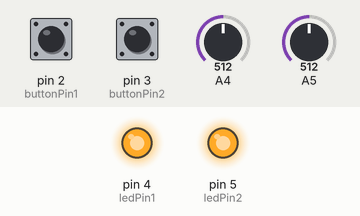
Simulated run of this sketch. Board: Arduino Uno, built with avr-gcc and run on an emulated ATmega328P. Shown: output pins drawn as LEDs (lit = HIGH). The inputs (shaded band) are chosen by the test bench; at power-on: A4 = 512, A5 = 512, pin 2 (buttonPin1) HIGH, pin 3 (buttonPin2) HIGH. What the sketch prints to the serial monitor is not drawn.

Above: at 1.2 s.
1.3 s: A4 set to 104
4.3 s: A4 set to 90
5.8 s: A5 set to 106
8.8 s: A5 set to 92
Timing chart, 0 to 11.3 s (numbered marks = the images above; inputs shaded):
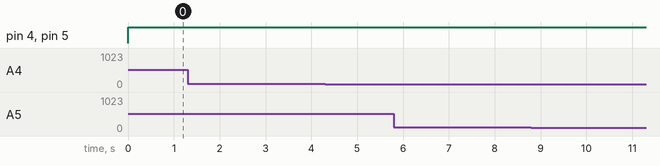

The sketch:

example.ino
```cpp
// Define pins for buttons and LED
const int buttonPin1 = 2;
const int buttonPin2 = 3;
const int ledPin1 = 4;
const int ledPin2 = 5;

// Define variables for storing force sensor values and button state
int forceSensor1Value = 0;
int forceSensor2Value = 0;
int buttonState1 = 0;
int buttonState2 = 0;
void setup() {
  // Set button and LED pins as inputs and outputs
  pinMode(buttonPin1, INPUT);
  pinMode(buttonPin2, INPUT);
  pinMode(ledPin1, OUTPUT);
  pinMode(ledPin2, OUTPUT);

  // Set baud rate for communication with Unity
  Serial.begin(9600);
}

void loop() {
 digitalWrite(ledPin1 , HIGH) ;
 digitalWrite(ledPin2, HIGH);
  // Read button states
  // read the state of the pushbutton value:
  digitalWrite(buttonPin1, HIGH);
  buttonState1 = digitalRead(buttonPin1);

  // check if the pushbutton is pressed.
  // if it is, the buttonState is HIGH:
  if (buttonState1 == LOW) {
    // turn LED on:
    digitalWrite(buttonPin1, HIGH);
  }
  else {
    // turn LED off:
    digitalWrite(buttonPin1, LOW);
  }

  // Read button states
  // read the state of the pushbutton value:
  digitalWrite(buttonPin2, HIGH);
  buttonState2 = digitalRead(buttonPin2);

  // check if the pushbutton is pressed.
  // if it is, the buttonState is HIGH:
  if (buttonState2 == LOW) {
    // turn LED on:
    digitalWrite(buttonPin2, HIGH);
  }
  else {
    // turn LED off:
    digitalWrite(buttonPin2, LOW);
  }
  // Read force sensor values
  forceSensor1Value = analogRead(A5);
  forceSensor2Value = analogRead(A4);


   // Send button and force sensor data to Unity
  Serial.print(buttonState1);
  Serial.print(",");
  Serial.print(buttonState2);
  Serial.print(",");
  Serial.print(forceSensor1Value);
  Serial.print(",");
  Serial.print(forceSensor2Value);
  Serial.println(); // Print a newline to separate lines

  // Delay to prevent overwhelming Unity with data
 delay(10);
}
```

Measured:
- after the input at 1.3 s, every drawn part: stays the same
- after the input at 4.3 s, every drawn part: stays the same
- after the input at 5.8 s, every drawn part: stays the same
- after the input at 8.8 s, every drawn part: stays the same
